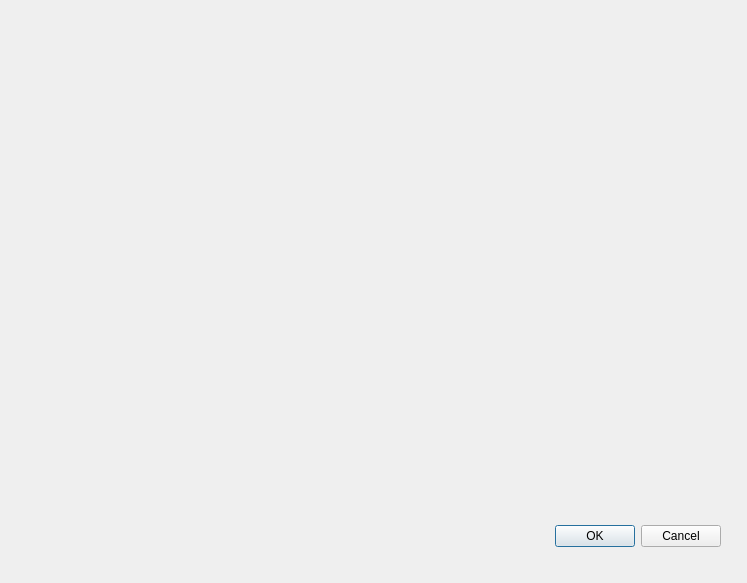
<?xml version="1.0" encoding="UTF-8"?>
<ui version="4.0">
 <class>grafy</class>
 <widget class="QDialog" name="grafy">
  <property name="geometry">
   <rect>
    <x>0</x>
    <y>0</y>
    <width>747</width>
    <height>583</height>
   </rect>
  </property>
  <property name="windowTitle">
   <string>Dialog</string>
  </property>
  <widget class="QDialogButtonBox" name="buttonBox">
   <property name="geometry">
    <rect>
     <x>380</x>
     <y>520</y>
     <width>341</width>
     <height>32</height>
    </rect>
   </property>
   <property name="orientation">
    <enum>Qt::Orientation::Horizontal</enum>
   </property>
   <property name="standardButtons">
    <set>QDialogButtonBox::StandardButton::Cancel|QDialogButtonBox::StandardButton::Ok</set>
   </property>
  </widget>
  <widget class="QWidget" name="verticalLayoutWidget">
   <property name="geometry">
    <rect>
     <x>60</x>
     <y>30</y>
     <width>651</width>
     <height>461</height>
    </rect>
   </property>
   <layout class="QVBoxLayout" name="verticalLayout"/>
  </widget>
 </widget>
 <resources/>
 <connections>
  <connection>
   <sender>buttonBox</sender>
   <signal>accepted()</signal>
   <receiver>grafy</receiver>
   <slot>accept()</slot>
   <hints>
    <hint type="sourcelabel">
     <x>248</x>
     <y>254</y>
    </hint>
    <hint type="destinationlabel">
     <x>157</x>
     <y>274</y>
    </hint>
   </hints>
  </connection>
  <connection>
   <sender>buttonBox</sender>
   <signal>rejected()</signal>
   <receiver>grafy</receiver>
   <slot>reject()</slot>
   <hints>
    <hint type="sourcelabel">
     <x>316</x>
     <y>260</y>
    </hint>
    <hint type="destinationlabel">
     <x>286</x>
     <y>274</y>
    </hint>
   </hints>
  </connection>
 </connections>
</ui>
